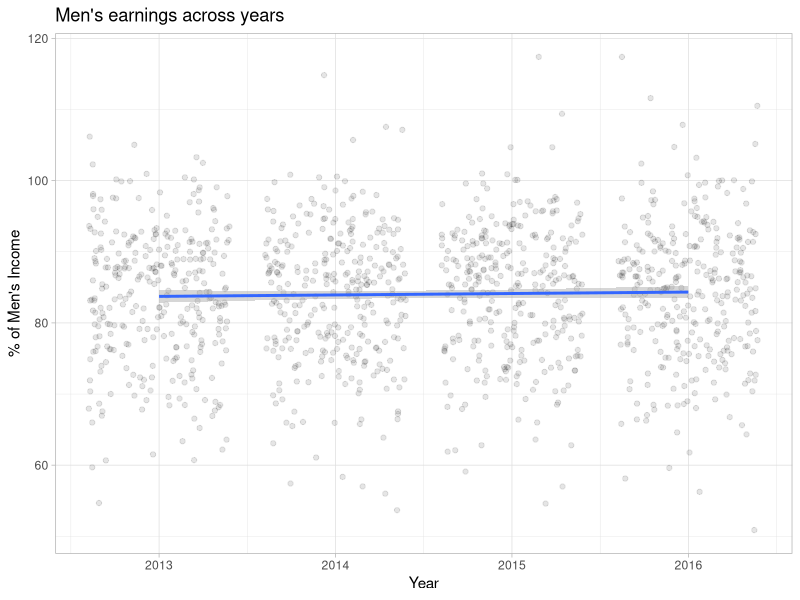
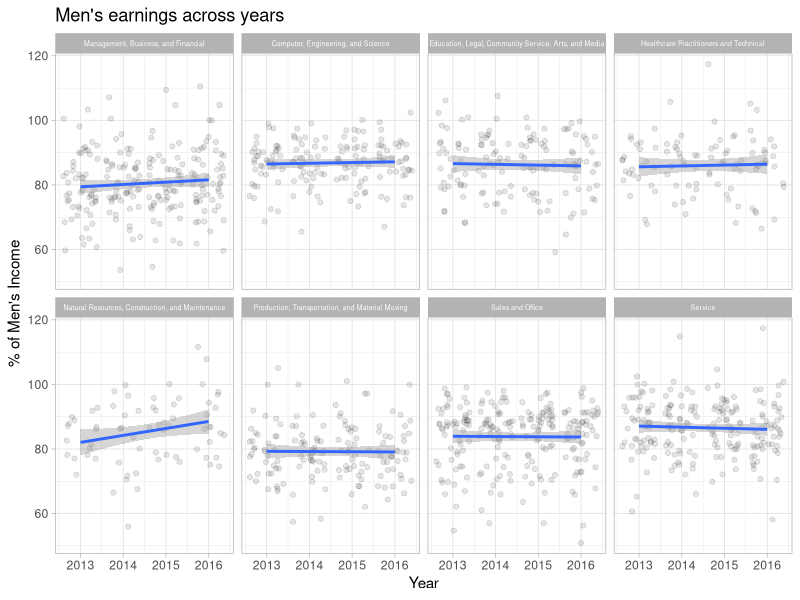

These figures' R source, in order:
## ---- chunk 1
knitr::opts_chunk$set(echo = TRUE)
## ---- chunk 2
library(tidyverse)
# Set our ggplot theme from the outset
theme_set(theme_light())
# Read in the data 
gender_employment <- read_csv("../Data/gender_employment.csv")


# look at the raw data
glimpse(gender_employment)


## ---- chunk 3

gender_employment %>% 
  ggplot(aes(x = year, y = wage_percent_of_male)) +
  geom_jitter(alpha = 0.1) + 
  geom_smooth(method = "lm") + 
  labs(title = "Men's earnings across years", 
       y = "% of Men's Income", 
       x = "Year")
## ---- chunk 4
# first let's relevel our categorical variable
gender_employment <- gender_employment %>% 
  mutate(major_category = as.factor(major_category), 
         major_category = relevel(major_category, ref = "Management, Business, and Financial"))

# next, let's create our model
parallel_model <- lm(wage_percent_of_male ~ major_category + year, data = gender_employment)

# lastly, let's summarize the data
library(broom)
tidy(parallel_model)
## ---- chunk 5
gender_employment%>% 
  ggplot(aes(x = year, y = wage_percent_of_male)) +
  geom_jitter(alpha = 0.1) + 
  geom_smooth(method = "lm") + 
  labs(title = "Men's earnings across years", 
       y = "% of Men's Income", 
       x = "Year") + 
  facet_wrap(~major_category, nrow = 2) + theme(strip.text.x = element_text(size = 5))
## ---- chunk 6

interaction_model <- lm(wage_percent_of_male ~ major_category * year, data = gender_employment)

# lastly, let's summarize the data
library(broom)
tidy(interaction_model)
## ---- chunk 7

# we already looked at the raw data above, but before we build our model
# lets look at a summary of the raw data

summary(gender_employment %>% 
  select(year, wage_percent_of_male))

# build model
simple_fit <- lm(wage_percent_of_male ~ year, data = gender_employment)

# summarize
tidy(simple_fit)

## ---- chunk 8
# now lets fine the correlations
gender_employment %>% 
  select(year, wage_percent_of_male, percent_female) %>% 
  cor(use = "complete.obs")
## ---- chunk 9

# again, before creating the model let's look at a summary
summary(gender_employment %>% 
  select(year, wage_percent_of_male, percent_female))

# create the model
multiple_fit <- lm(wage_percent_of_male ~ year + percent_female, data = gender_employment)

# summarize
tidy(multiple_fit)
## ---- chunk 10

# let's look at the r-squared value for the model without the condition
simple_glanced <- glance(simple_fit)
simple_glanced$r.squared

# let's look at the r-squared value for the model with the condition
multiple_glanced <- glance(multiple_fit)
multiple_glanced$r.squared
